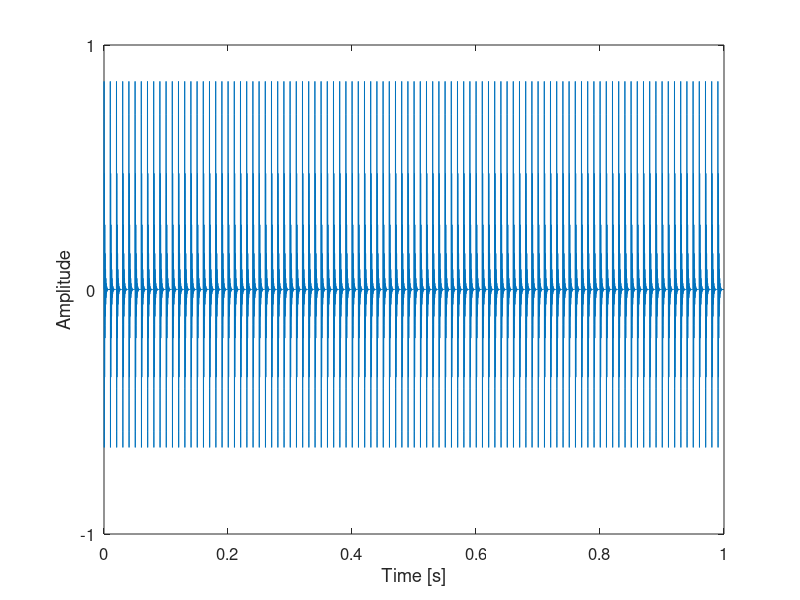
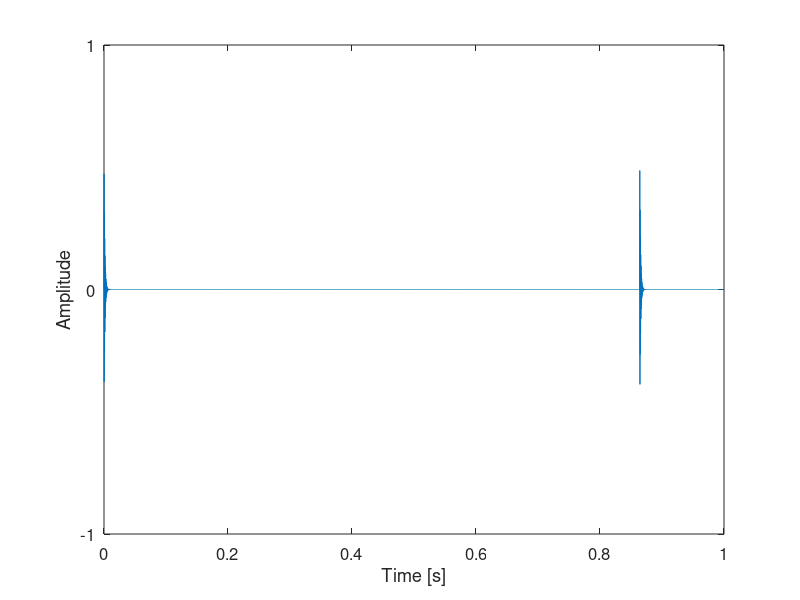
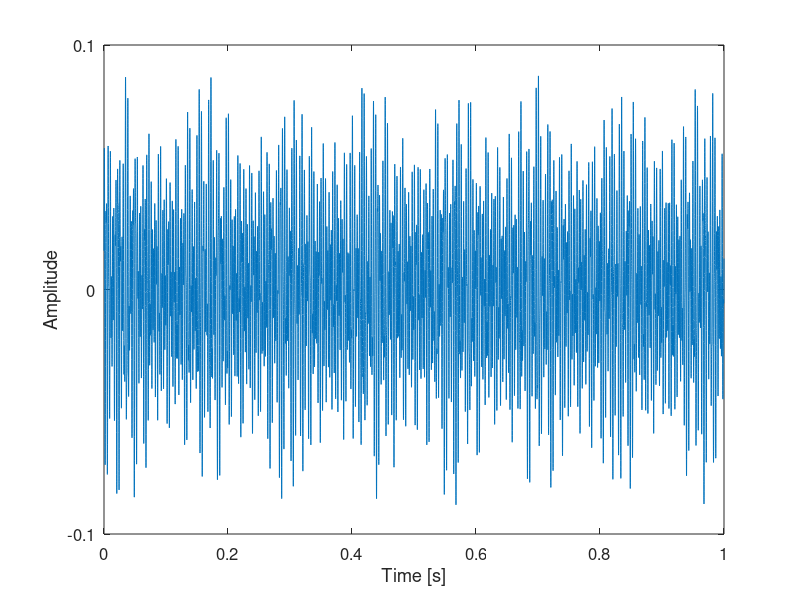
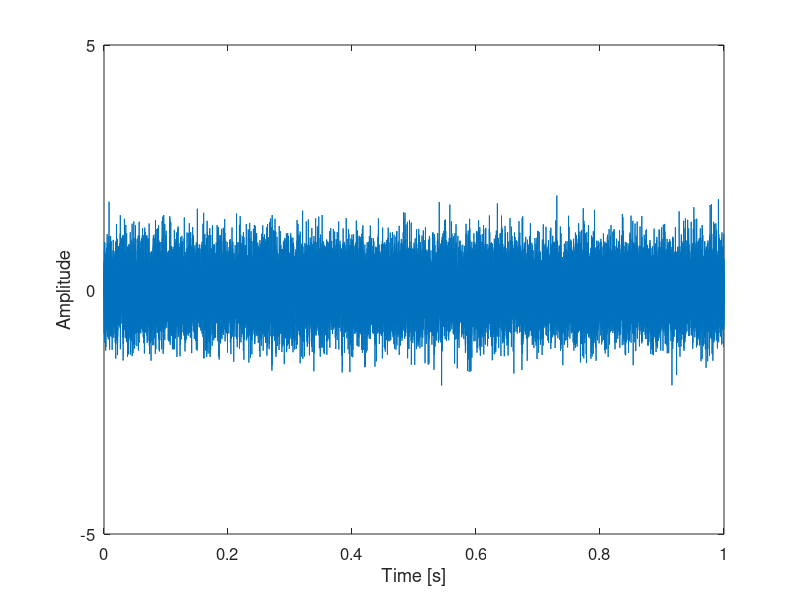

These charts were generated, in order, by the following MATLAB code:
%% 周期性脉冲
close all
clear
clc
L = 2560;
fs = 25600;                  % 采样频率
% fn = 3000;                   % 固有频率
y0 = 5;                      % 位移常数
g = 0.1;                     % 阻尼系数
T = 0.01;                   % 重复周期
N = 25600;                  % 采样点数
NT = round(fs*T);      % 单周期采样点数
t = 0:1/fs:(N-1)/fs;      % 采样时刻
t0 = 0:1/fs:(NT-1)/fs;  % 单周期采样时刻
K = 100;       % 重复次数
x1 = [];
for i = 1:K
%     y = [y,exp(-g*2*pi*fn*t0).*sin(2*pi*fn*sqrt(1-g^2)*t0)];
    x1 = [x1,exp(-1000*(t0)).*sin(2*pi*1700*(t0-i/100-0.01))];
end
x1 = x1(1:N);
Yf = fft(x1);                % 频谱
figure(1)
plot(t,x1);
axis([0,inf,-4,4])
title('')
xlabel('Time [s]');
ylabel('Amplitude')
xlim([0, 1]); 
    xticks(0:0.2:1); % 设置X轴刻度的位置
    xticklabels(0:0.2:1); % 设置X轴刻度的标签
ylim([-1, 1]);
   yticks(-1:1:1);
   fontSize = 12;     
        set(gca,'FontSize', fontSize,'color','w');

        %%  随机脉冲

L2 = 25600;
fs2 = 25600;                  % 采样频率
y02 = 5;                      % 位移常数
g2 = 0.1;                     % 阻尼系数
T2_min = 0.1;                 % 最小重复周期
T2_max = 0.3;                 % 最大重复周期
N2 = 25600;                   % 采样点数
t2 = 0:1/fs2:(N2-1)/fs2;      % 采样时刻
K2 = 7;                       % 重复次数
x2 = [];

for i = 1:K2
    random_amplitude = 0.5 + (1 - 0.5) * rand();     % 生成0.5到1之间的随机数作为幅值
    random_period = (T2_max - T2_min) * rand() + T2_min;   % 生成随机的周期值
    random_start = rand() * (1 - random_period);  % 生成0到(1-周期)之间的随机数作为起始时刻
    t02 = 0:1/fs2:random_period - 1/fs2;     % 重新生成单周期采样时刻
    x2 = [x2, random_amplitude*exp(-800*t02).*sin(2*pi*2000*t02)];
    
    % 添加时间间隔
    if i < K2
        interval_time = rand() * (1 - random_period);  % 生成0到(1-周期)之间的随机数作为时间间隔
        interval_samples = round(interval_time * fs2);   % 时间间隔对应的采样点数
        x2 = [x2, zeros(1, interval_samples)];
    end
end


x2 = x2(1:L2);  % 截取指定长度的信号



Yf = fft(x2);                % 频谱
figure(2)
plot(t2,x2);
axis([0,inf,-4,4])
title('')
xlim([0, 1]); 
    xticks(0:0.2:1); % 设置X轴刻度的位置
    xticklabels(0:0.2:1); % 设置X轴刻度的标签
ylim([-1, 1]);
   yticks(-1:1:1);
ylabel('Amplitude')
xlabel('Time [s]');
   fontSize = 12;     
   set(gca,'FontSize', fontSize,'color','w');

%%  离散谐波干扰


L3 = 25600;
fs3 = 25600;                  % 采样频率
N3 = 25600;                  % 采样点数
t3 = 0:1/fs3:(N3-1)/fs3;
x3 = 0.025*sin(2*pi*320*t3+pi/6)+0.025*sin(2*pi*530*t3-pi/3)+0.05*((0.5+0.3*sin(2*pi*7.5*t3)).*cos(2*pi*260*t3+1.2*sin(2*pi*14*t3)));
x3 = x3(1:25600);
% 绘制图形
figure(3)
plot(t3,x3);
title('')
ylim([-0.1, 0.1]);
   yticks(-0.1:0.1:0.1);
ylabel('Amplitude')
xlabel('Time [s]');
   fontSize = 12;     
   set(gca,'FontSize', fontSize,'color','w');

%%
% 参数设置
fs4 = 25600; % 采样率为1000Hz
n4 = fs4; % 信号长度为一秒钟的采样数
mean_val4 = 0; % 均值
std_dev4 = 0.5; % 标准差

% 生成高斯白噪声
x4 = mean_val4 + std_dev4 * randn(1, n4);

% 时间向量
t4 = (0:n4-1) / fs4; % 生成时间向量，单位为秒

% 绘制图形
figure(4)
plot(t4, x4)
title('')
ylabel('Amplitude')
xlabel('Time [s]');
ylim([-5, 5]);
   yticks(-5:5:5);
   fontSize = 12;     
   set(gca,'FontSize', fontSize,'color','w');

%%
X =x1+x2+ x3+x4;